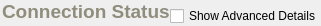
          <widget class="QFrame" name="frame_6" >
           <property name="sizePolicy" >
            <sizepolicy vsizetype="Fixed" hsizetype="Preferred" >
             <horstretch>0</horstretch>
             <verstretch>0</verstretch>
            </sizepolicy>
           </property>
           <property name="minimumSize" >
            <size>
             <width>16</width>
             <height>16</height>
            </size>
           </property>
           <property name="maximumSize" >
            <size>
             <width>16777215</width>
             <height>26</height>
            </size>
           </property>
           <property name="frameShape" >
            <enum>QFrame::NoFrame</enum>
           </property>
           <property name="frameShadow" >
            <enum>QFrame::Raised</enum>
           </property>
           <layout class="QHBoxLayout" >
            <property name="spacing" >
             <number>0</number>
            </property>
            <property name="leftMargin" >
             <number>0</number>
            </property>
            <property name="topMargin" >
             <number>0</number>
            </property>
            <property name="rightMargin" >
             <number>0</number>
            </property>
            <property name="bottomMargin" >
             <number>0</number>
            </property>
            <item>
             <widget class="QFrame" name="frame_4" >
              <property name="sizePolicy" >
               <sizepolicy vsizetype="Fixed" hsizetype="Preferred" >
                <horstretch>0</horstretch>
                <verstretch>0</verstretch>
               </sizepolicy>
              </property>
              <property name="frameShape" >
               <enum>QFrame::NoFrame</enum>
              </property>
              <property name="frameShadow" >
               <enum>QFrame::Raised</enum>
              </property>
              <layout class="QVBoxLayout" >
               <property name="spacing" >
                <number>0</number>
               </property>
               <property name="leftMargin" >
                <number>2</number>
               </property>
               <property name="topMargin" >
                <number>0</number>
               </property>
               <property name="rightMargin" >
                <number>0</number>
               </property>
               <property name="bottomMargin" >
                <number>2</number>
               </property>
               <item>
                <widget class="QLabel" name="headerConnectionStatus" >
                 <property name="sizePolicy" >
                  <sizepolicy vsizetype="Fixed" hsizetype="Expanding" >
                   <horstretch>0</horstretch>
                   <verstretch>0</verstretch>
                  </sizepolicy>
                 </property>
                 <property name="minimumSize" >
                  <size>
                   <width>16</width>
                   <height>22</height>
                  </size>
                 </property>
                 <property name="palette" >
                  <palette>
                   <active>
                    <colorrole role="WindowText" >
                     <brush brushstyle="SolidPattern" >
                      <color alpha="255" >
                       <red>144</red>
                       <green>141</green>
                       <blue>124</blue>
                      </color>
                     </brush>
                    </colorrole>
                   </active>
                   <inactive>
                    <colorrole role="WindowText" >
                     <brush brushstyle="SolidPattern" >
                      <color alpha="255" >
                       <red>144</red>
                       <green>141</green>
                       <blue>124</blue>
                      </color>
                     </brush>
                    </colorrole>
                   </inactive>
                   <disabled>
                    <colorrole role="WindowText" >
                     <brush brushstyle="SolidPattern" >
                      <color alpha="255" >
                       <red>119</red>
                       <green>119</green>
                       <blue>119</blue>
                      </color>
                     </brush>
                    </colorrole>
                   </disabled>
                  </palette>
                 </property>
                 <property name="font" >
                  <font>
                   <family>Arial</family>
                   <pointsize>14</pointsize>
                   <weight>75</weight>
                   <bold>true</bold>
                  </font>
                 </property>
                 <property name="text" >
                  <string>Connection Status</string>
                 </property>
                 <property name="alignment" >
                  <set>Qt::AlignLeading|Qt::AlignLeft|Qt::AlignTop</set>
                 </property>
                 <property name="margin" >
                  <number>0</number>
                 </property>
                 <property name="indent" >
                  <number>0</number>
                 </property>
                </widget>
               </item>
              </layout>
             </widget>
            </item>
            <item>
             <widget class="QFrame" name="frame_5" >
              <property name="sizePolicy" >
               <sizepolicy vsizetype="Preferred" hsizetype="Preferred" >
                <horstretch>0</horstretch>
                <verstretch>0</verstretch>
               </sizepolicy>
              </property>
              <property name="frameShape" >
               <enum>QFrame::NoFrame</enum>
              </property>
              <property name="frameShadow" >
               <enum>QFrame::Raised</enum>
              </property>
              <layout class="QVBoxLayout" >
               <property name="spacing" >
                <number>0</number>
               </property>
               <property name="leftMargin" >
                <number>0</number>
               </property>
               <property name="topMargin" >
                <number>0</number>
               </property>
               <property name="rightMargin" >
                <number>0</number>
               </property>
               <property name="bottomMargin" >
                <number>0</number>
               </property>
               <item>
                <spacer>
                 <property name="orientation" >
                  <enum>Qt::Vertical</enum>
                 </property>
                 <property name="sizeHint" >
                  <size>
                   <width>20</width>
                   <height>0</height>
                  </size>
                 </property>
                </spacer>
               </item>
               <item>
                <widget class="QCheckBox" name="checkBoxShowAdvanced" >
                 <property name="font" >
                  <font>
                   <family>Arial</family>
                  </font>
                 </property>
                 <property name="text" >
                  <string>Show Advanced Details</string>
                 </property>
                </widget>
               </item>
              </layout>
             </widget>
            </item>
           </layout>
          </widget>
